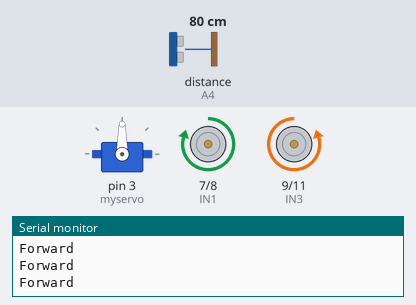
Bench run of a sketch on a simulated Arduino Uno, built with avr-gcc and run on an emulated ATmega328P. On the bench: servo, motor-driver pin pairs drawn as motors (green arrow = first pin HIGH = forward, orange = second pin HIGH = backward, longer = more drive, scaled by the enable pin), the last lines printed to the serial monitor. Wiring (inferred from the names in the program): ultrasonic range finder: trigger A5; echo A4. The test bench sets the inputs (shaded band); at power-on: distance to the obstacle (sensor on A4) 80 cm. The echo pulse lasts 58.3 µs per cm.

Above: at 1.8 s.
1.9 s: distance to the obstacle (sensor on A4) set to 45 cm
3.4 s: distance to the obstacle (sensor on A4) set to 38 cm
At 4.6 s:
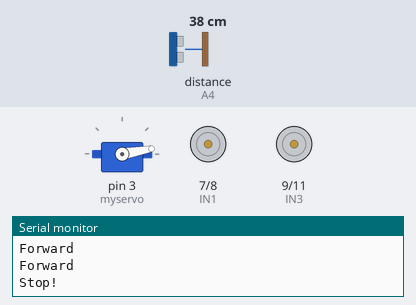
6.5 s: distance to the obstacle (sensor on A4) set to 2 cm
At 9.4 s:
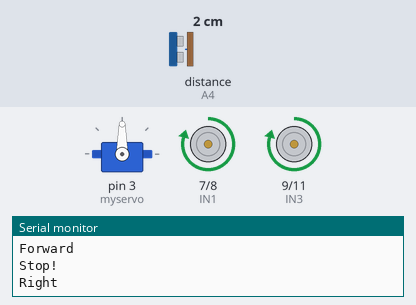
9.6 s: distance to the obstacle (sensor on A4) set to 60 cm
At 10.3 s:
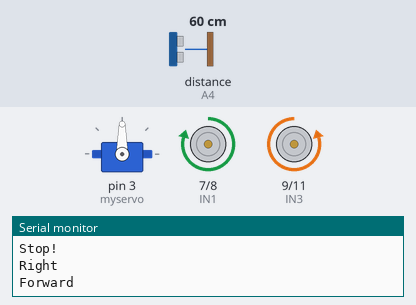
Timing chart, 0 to 12.3 s (numbered marks = the images above; inputs shaded):
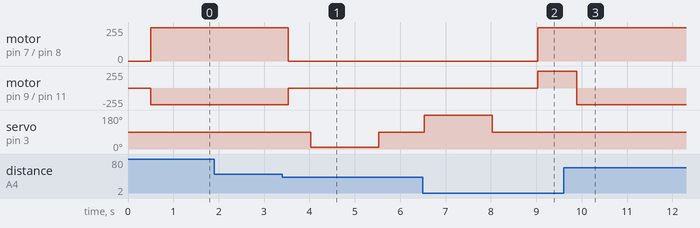

Measured:
- the behaviour switches between 42 and 41 cm on distance to the obstacle (sensor on A4) (found by bisection; images 0 and 1)
- after the input at 3.4 s, motor on pin 7 (IN1) / pin 8 (IN2): forward 250/255 → stopped after 0.13 s; motor on pin 9 (IN3) / pin 11 (IN4): backward 250/255 → stopped after 0.13 s; servo on pin 3 (myservo): 90° → 10° after 0.63 s, → 90° 1.5 s later
- after the input at 6.5 s, motor on pin 7 (IN1) / pin 8 (IN2): stopped → forward 250/255 after 2.5 s
- after the input at 9.6 s, motor on pin 7 (IN1) / pin 8 (IN2): stays forward 250/255 (without the input it goes to stopped after 0.29 s); motor on pin 9 (IN3) / pin 11 (IN4): forward 250/255 → backward 250/255 after 0.30 s; servo on pin 3 (myservo): stays 90° (without the input it goes to 10° after 0.79 s)

The sketch:

UltrasonicSensorDemo.ino
```cpp
// www.elegoo.com

#include <Servo.h>  //servo library
Servo myservo;      // create servo object to control servo

int Echo = A4;
int Trig = A5;

// Drivebase Motor Setup
#define ENA 5
#define ENB 6
#define IN1 7
#define IN2 8
#define IN3 9
#define IN4 11

// Constant for car's speed, adjust as needed
#define carSpeed 250

// Variables for tracking the state of the robot, timers, etc.
int rightDistance = 0, leftDistance = 0, middleDistance = 0;

// Move Forward
void forward() {
    analogWrite(ENA, carSpeed);
    analogWrite(ENB, carSpeed);
    digitalWrite(IN1, HIGH);
    digitalWrite(IN2, LOW);
    digitalWrite(IN3, LOW);
    digitalWrite(IN4, HIGH);
    Serial.println("Forward");
}

// Move Back
void back() {
    analogWrite(ENA, carSpeed);
    analogWrite(ENB, carSpeed);
    digitalWrite(IN1, LOW);
    digitalWrite(IN2, HIGH);
    digitalWrite(IN3, HIGH);
    digitalWrite(IN4, LOW);
    Serial.println("Back");
}

// Move Left
void left() {
    analogWrite(ENA, carSpeed);
    analogWrite(ENB, carSpeed);
    digitalWrite(IN1, LOW);
    digitalWrite(IN2, HIGH);
    digitalWrite(IN3, LOW);
    digitalWrite(IN4, HIGH);
    Serial.println("Left");
}

// Move Right
void right() {
    analogWrite(ENA, carSpeed);
    analogWrite(ENB, carSpeed);
    digitalWrite(IN1, HIGH);
    digitalWrite(IN2, LOW);
    digitalWrite(IN3, HIGH);
    digitalWrite(IN4, LOW);
    Serial.println("Right");
}

// Stop the car
void stop() {
    digitalWrite(ENA, LOW);
    digitalWrite(ENB, LOW);
    Serial.println("Stop!");
}

// Ultrasonic distance measurement Sub function
int Distance_test() {
    // trigger an ultrasonic wave for 20 microseconds
    digitalWrite(Trig, LOW);
    delayMicroseconds(2);
    digitalWrite(Trig, HIGH);
    delayMicroseconds(20);
    digitalWrite(Trig, LOW);
    // calculation converting time until signal returned to distance
    float Fdistance = pulseIn(Echo, HIGH);
    Fdistance = Fdistance / 58;
    // returns an integer as the distance (in cm) sensed
    return (int)Fdistance;
}

void setup() {
    myservo.attach(3, 700, 2400);  // attach servo on pin 3 to servo object
    Serial.begin(9600);
    pinMode(Echo, INPUT);
    pinMode(Trig, OUTPUT);
    pinMode(IN1, OUTPUT);
    pinMode(IN2, OUTPUT);
    pinMode(IN3, OUTPUT);
    pinMode(IN4, OUTPUT);
    pinMode(ENA, OUTPUT);
    pinMode(ENB, OUTPUT);
    stop();
}

void loop() {
    myservo.write(90);  // setservo position according to scaled value (forward)
    delay(500);
    middleDistance = Distance_test();  // grab the distance with the servo forwards

    // if we sense an object <= 40 cm away...
    if (middleDistance <= 40) {
        stop();

        // turn the servo/sensor right and take a distance measurement
        delay(500);
        myservo.write(10);
        delay(1000);
        rightDistance = Distance_test();

        // turn the servo/sensor left and take a distance measurement
        delay(500);
        myservo.write(90);
        delay(1000);
        myservo.write(180);
        delay(1000);
        leftDistance = Distance_test();

        delay(500);
        myservo.write(90);
        delay(1000);

        // go right if there's more space to the right
        if (rightDistance > leftDistance) {
            right();
            delay(360);
        }
        // go left if there's more space to the left
        else if (rightDistance < leftDistance) {
            left();
            delay(360);
        }
        // go back if we're too close
        else if ((rightDistance <= 40) || (leftDistance <= 40)) {
            back();
            delay(180);
        }
        // otherwise we're good to go forwards
        else {
            forward();
        }
    }
    // go forwards if no object within 40 cm
    else {
        forward();
    }
}
```
